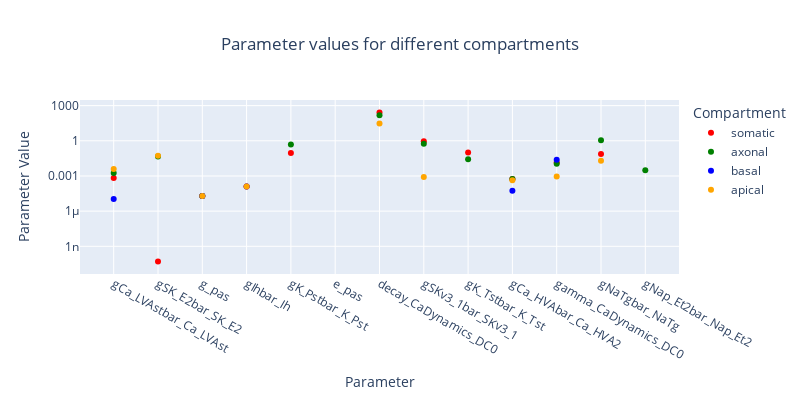

Here is the notebook cell this chart was saved with:
### Code cell
# Create a scatter plot using Plotly
fig = go.Figure(layout=go.Layout(width=800, height=400))
colors = ['red', 'green', 'blue', 'orange']
# Add scatter traces for each compartment
for compartment, color in zip(['somatic', 'axonal', 'basal', 'apical'], colors):
    x = []
    y = []
    for param_name in param_names_unique:
        if compartment in data_dict[param_name]:
            x.append(param_name)
            y.append(data_dict[param_name][compartment])
    fig.add_trace(go.Scatter(
        x=x,
        y=y,
        mode='markers',
        name=compartment,
        marker=dict(color=color)
    ))

# Update layout
fig.update_layout(
    title={'text': 'Parameter values for different compartments', 'x': 0.5},
    xaxis_title='Parameter',
    yaxis_title='Parameter Value',
    yaxis_type='log',
    legend_title='Compartment'
)

fig.show()

### Figure 1 — Plotly figure (JSON) as saved in the notebook; plotly's stock layout.template omitted (floating-point values rounded to 4 significant figures)
{"data": [{"marker": {"color": "red"}, "mode": "markers", "name": "somatic", "type": "scatter", "x": ["gCa_LVAstbar_Ca_LVAst", "gSK_E2bar_SK_E2", "g_pas", "gIhbar_Ih", "gK_Pstbar_K_Pst", "e_pas", "decay_CaDynamics_DC0", "gSKv3_1bar_SKv3_1", "gK_Tstbar_K_Tst", "gCa_HVAbar_Ca_HVA2", "gamma_CaDynamics_DC0", "gNaTgbar_NaTg"], "y": [0.0006623, 5e-11, 1.95e-05, 0.0001263, 0.09036, -90.99, 262.2, 0.9154, 0.0986, 0.0005592, 0.01431, 0.07646]}, {"marker": {"color": "green"}, "mode": "markers", "name": "axonal", "type": "scatter", "x": ["gCa_LVAstbar_Ca_LVAst", "gSK_E2bar_SK_E2", "g_pas", "gK_Pstbar_K_Pst", "e_pas", "decay_CaDynamics_DC0", "gSKv3_1bar_SKv3_1", "gK_Tstbar_K_Tst", "gNap_Et2bar_Nap_Et2", "gCa_HVAbar_Ca_HVA2", "gamma_CaDynamics_DC0", "gNaTgbar_NaTg"], "y": [0.001803, 0.04555, 1.95e-05, 0.4896, -90.99, 154.3, 0.556, 0.02708, 0.003145, 0.0005547, 0.01089, 1.12]}, {"marker": {"color": "blue"}, "mode": "markers", "name": "basal", "type": "scatter", "x": ["gCa_LVAstbar_Ca_LVAst", "g_pas", "gIhbar_Ih", "e_pas", "gCa_HVAbar_Ca_HVA2", "gamma_CaDynamics_DC0"], "y": [1.108e-05, 1.95e-05, 0.0001263, -90.99, 5.464e-05, 0.02382]}, {"marker": {"color": "orange"}, "mode": "markers", "name": "apical", "type": "scatter", "x": ["gCa_LVAstbar_Ca_LVAst", "gSK_E2bar_SK_E2", "g_pas", "gIhbar_Ih", "e_pas", "decay_CaDynamics_DC0", "gSKv3_1bar_SKv3_1", "gCa_HVAbar_Ca_HVA2", "gamma_CaDynamics_DC0", "gNaTgbar_NaTg"], "y": [0.003979, 0.05274, 1.95e-05, 0.0001263, -90.99, 30.67, 0.000824, 0.0004404, 0.0008809, 0.01992]}], "layout": {"height": 400, "legend": {"title": {"text": "Compartment"}}, "title": {"text": "Parameter values for different compartments", "x": 0.5}, "width": 800, "xaxis": {"title": {"text": "Parameter"}}, "yaxis": {"title": {"text": "Parameter Value"}, "type": "log"}}}
